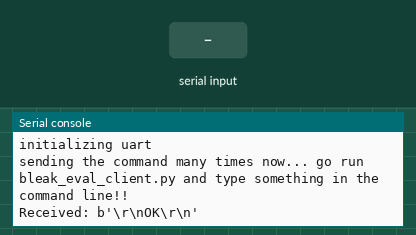
The program below on a simulated CircuitPython board. On the bench: the last lines printed to the serial console. The test bench sets the inputs (shaded band). The modem accepts every AT command (registered, SIM ready, sends succeed) and sends nothing else.

Above: at 1.2 s.
1.3 s: "1\n" received over the second serial link
At 2.8 s:
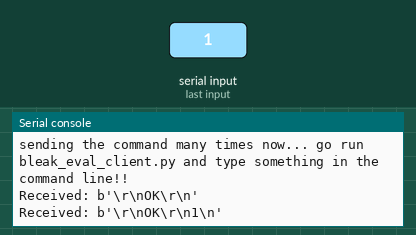
3.5 s: "0\n" received over the second serial link
At 4.6 s:
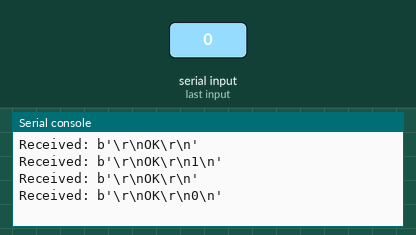
5.0 s: "2\n" received over the second serial link
At 5.9 s:
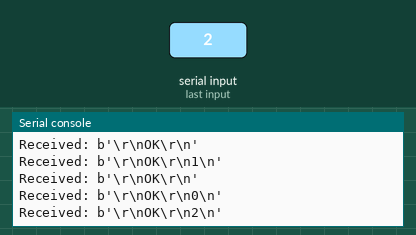

The program:

ble_uart_code.py
```python
import board
import busio

# Initialize UART
print("initializing uart")
uart = busio.UART(board.TX, board.RX, baudrate=9600)  # Adjust TX/RX pins as needed

# Basic send/receive example
def send_command(cmd):
    uart.write(cmd.encode() + b'\n')

def read_response():
    if uart.in_waiting:
        return uart.read()
    return None

print("sending the command many times now... go run bleak_eval_client.py and type something in the command line!!")
# Example usage
while True:
    send_command("AT")  # Send AT command
    response = read_response()
    if response:
        print(f"Received: {response}")
        # Echo back what was received
        send_command(f"Echo: {response.decode()}")
```

Measured:
- after the input at 1.3 s, the serial console: prints a new line after 0.72 s (image 1)
- after the input at 3.5 s, the serial console: prints a new line after 0.56 s (image 2)
- after the input at 5.0 s, the serial console: prints a new line after 0.08 s (image 3)
